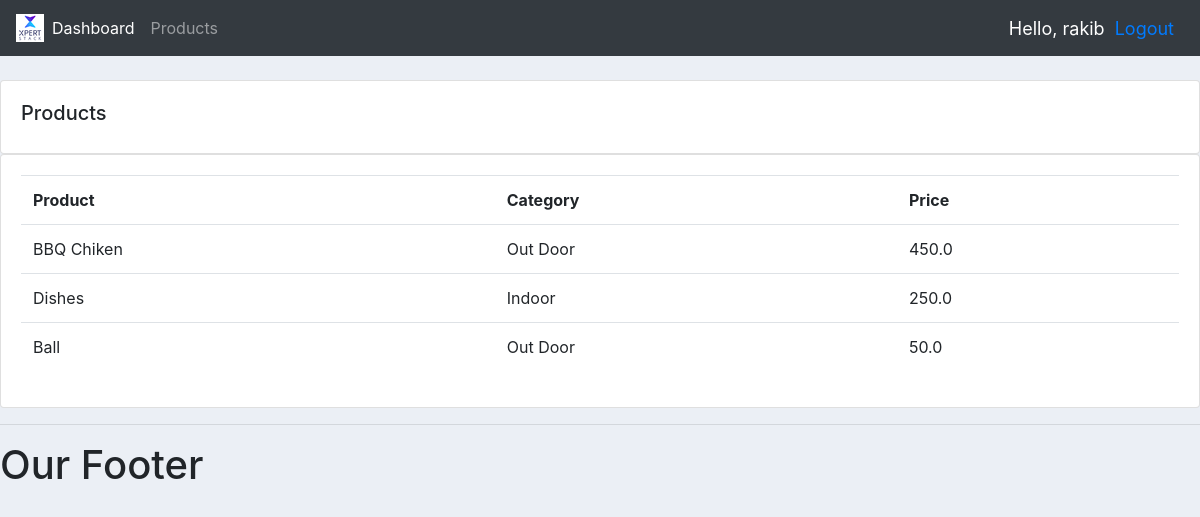
Screenshot of /products/ (signed in) with the database file from the repository.
### accounts/models.py (models this page shows, shortened)
class Product(models.Model):
    CATEGORY = (
        ('Indoor','Indoor'),
        ('Out Door', 'Out Door'),
        )
    name = models.CharField(max_length=200, null= True)
    price = models.FloatField( null= True)
    category = models.CharField(max_length=200, null= True, choices=CATEGORY )
    description = models.CharField(max_length=200, null= True, blank= True)
    date_created = models.DateTimeField(auto_now_add= True, null= True)
    tag = models.ManyToManyField(Tag)

### accounts/views.py (the view)
# urls.py: path('products/', views.products, name= "products" ),
@login_required(login_url = 'login')
def products(request):
    products = Product.objects.all()
    return render(request, "accounts/products.html", {'products': products})

### templates/accounts/products.html
{% extends "accounts/main.html" %}
{% block content %}
<br>
<div class="row">
    <div class="col-md">
        <div class="card card-body">
            <h5>Products</h5>
        </div>
        <div class="card card-body">
            <table class="table">
                <tr>
                    <th>Product</th>
                    <th>Category</th>
                    <th>Price</th>
                </tr>
                {% for i in products %}
                <tr>
                    <td>{{ i.name }}</td>
                    <td>{{ i.category }}</td>
                    <td>{{ i.price }}</td>
                </tr>
                {% endfor %}
            </table>
        </div>
    </div>
</div>
{% endblock  %}

### templates/accounts/navbar.html (shortened to what this page needs)
{% load static %}
<nav class="navbar navbar-expand-lg navbar-dark bg-dark">
    <img src="{% static 'images/logo.png' %}">
    <div class="collapse navbar-collapse" id="navbarNav">
      <ul class="navbar-nav">
        <li class="nav-item active">
          <a class="nav-link" href="{% url 'home' %} ">Dashboard</a>
        </li>
        <li class="nav-item">
          <a class="nav-link" href="{% url 'products' %}">Products</a>
        </li>
      </ul>
    </div>
    <span class="hello-msg" > Hello, {{ request.user }} </span>
    <span class="hello-msg"> <a href="{% url 'logout' %}">Logout </a></span>
  </nav>

### static/css/main.css (style rules this page uses)
body { background-color: #ebeff5; }

### templates/accounts/navbar.html (style rules this page uses)
.hello-msg { font-size: 18px; color: #fff; margin-right: 10px; }

### rows the page displays
Product: name "BBQ Chiken", category "Out Door", price "450.0"
Product: name "Dishes", category "Indoor", price "250.0"
Product: name "Ball", category "Out Door", price "50.0"

### other values shown
{{ request.user }} "rakib"
